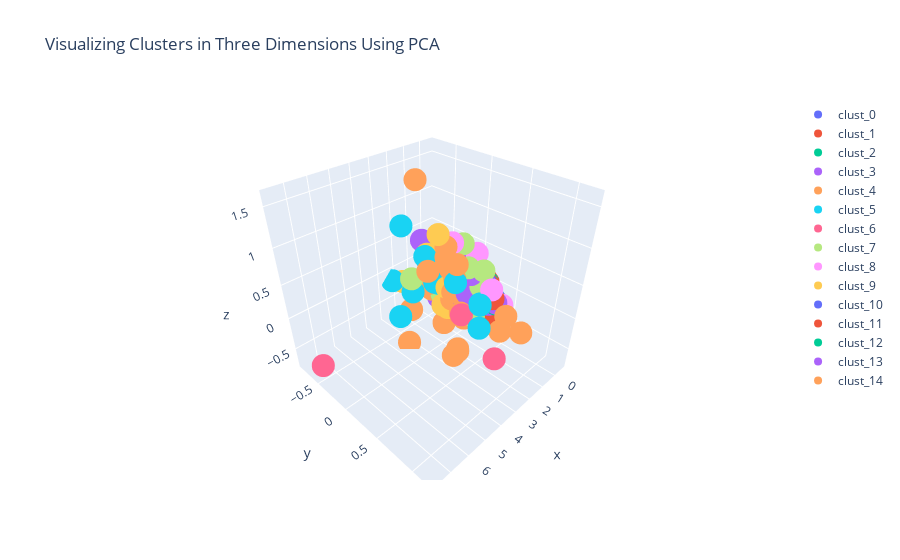

Notebook code for this chart:
### Code cell
""" FINAL user representation """
# Plotting 3D PCA
data = []
for i in range(n_clusters):
    cluster = cluster_list[i]
    data.append(go.Scatter3d(
                    x = cluster[1]["PC1_2d"],
                    y = cluster[1]["PC2_2d"],
                    z = cluster[1]["PC3_3d"],
                    mode = "markers",
                    name = cluster[0],
                    text = None))

title = "Visualizing Clusters in Three Dimensions Using PCA"

layout = dict(title = title,
              xaxis= dict(title= 'PC1',ticklen= 5,zeroline= False),
              yaxis= dict(title= 'PC2',ticklen= 5,zeroline= False)
             )

fig = dict(data = data, layout = layout)

iplot(fig)
